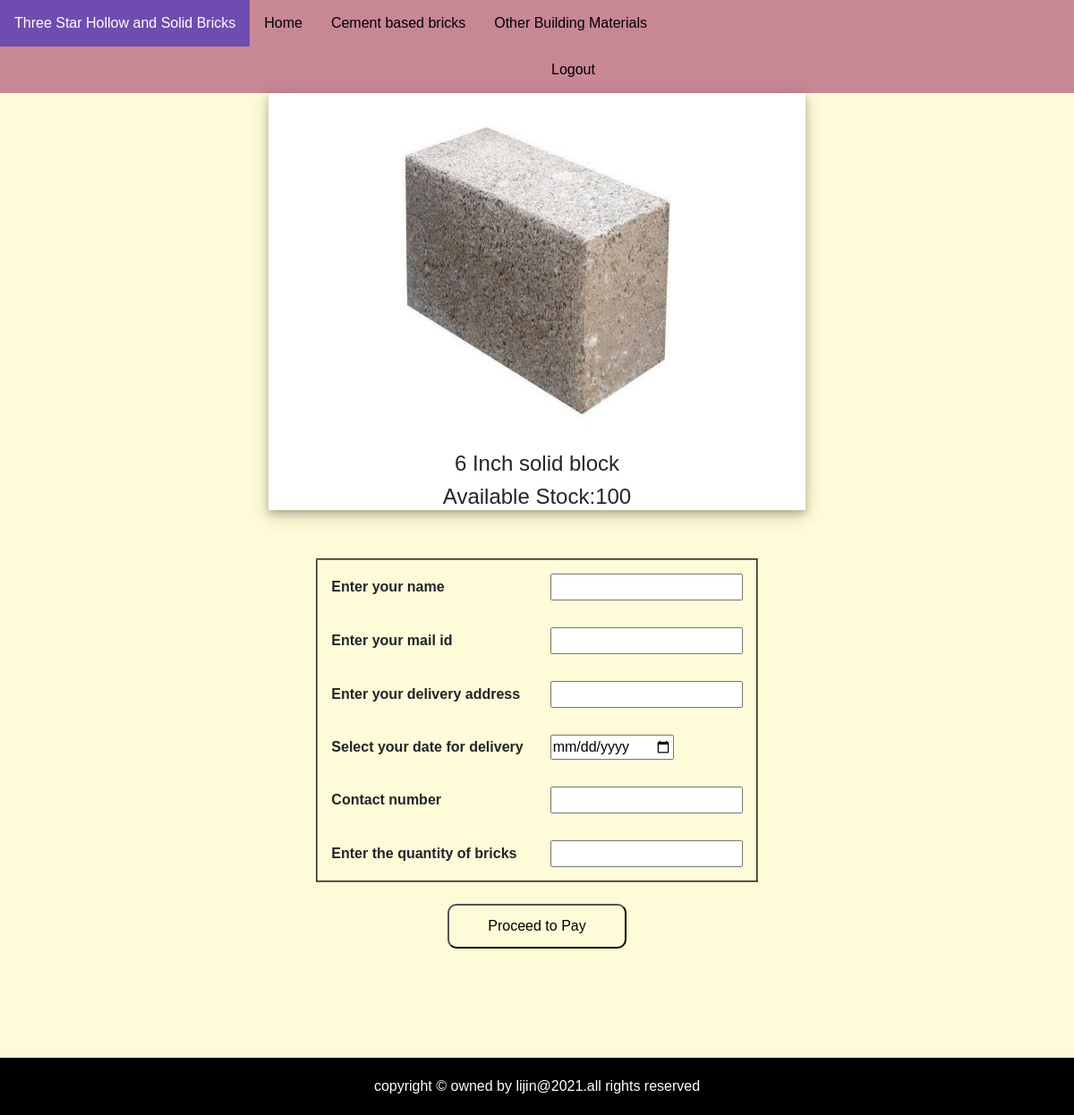
/bookproduct.php?i=44, run on the app's committed database.
### tables this page shows
CREATE TABLE `tbl_product` (
  `id` int(100) NOT NULL,
  `name` varchar(100) NOT NULL,
  `size` varchar(20) NOT NULL,
  `stock` int(30) NOT NULL,
  `price` int(20) NOT NULL,
  `imageurl` varchar(500) NOT NULL,
  `category` varchar(500) NOT NULL
);

### bookproduct.php (the view, shortened to what this page needs)
<?php
include 'connect.php';
?>
<!doctype html>
<html>
<head>
    <link href="https://cdn.jsdelivr.net/npm/bootstrap@5.1.3/dist/css/bootstrap.min.css" rel="stylesheet">
</head>
<link rel="stylesheet" type="text/css" href="style.css">
<body style="background-color: #fefbd8; text-align: center;">
    <div class="topnav">
        <ul>
            <li><a class="active" href="#">Three Star Hollow and Solid Bricks</a></li>
            <li><a href="index.PHP">Home</a></li>
            <div class="dropdown">
                <button class="dropbtn">Cement based bricks
                </button>
            </div>
            <li><a href="">Other Building Materials</a></li>
            <li><a class="log" href="login.php">Logout</a></li>
            <li><a href="profile.php"> <?php echo $_SESSION['userName']; ?> </a></li>
        </ul>
    </div>
    <?php
    $id = $_GET['i'];
    $sel = "select * from tbl_product where id='$id'";
    $res = mysqli_query($con, $sel);
    while ($ar = mysqli_fetch_array($res)) {
    ?>
        <center>
            <div class="polaroid"><img height="400" width="300" src="<?php echo $ar["imageurl"]; ?>">
                <h4><?php echo $ar["name"]; ?></h4>
                <h4>Available Stock:<?php echo $ar["stock"]; ?></h4>
        </center><br>
    <?php
    }
    ?>
    <form method="post" action="#">
        <center>
            <table border="2" cellspacing=10px cellpadding=15px>
                <tr>
                    <td><b>Enter your name</b></td>
                    <td>
                        <input type="text" id="name" name="name" onkeypress="return isalph(event)" required="">
                    </td>
                </tr>
                <tr>
                    <td><b>Enter your mail id</b></td>
                    <td>
                        <input type="email" id="email" name="email" onkeypress="return isalph(event)" required="">
                    </td>
                </tr>
                <tr>
                    <td><b>Enter your delivery address</b></td>
                    <td>
                        <input type="text" id="addres" name="addres" onkeypress="return isalph(event)" required="">
                    </td>
                <tr>
                    <td><b>Select your date for delivery</b></td>
                    <td>
                        <input type="date" name="date" min="<?php echo date('Y-m-d'); ?>" id="dat" required="">
                    </td>
                </tr>
                <tr>
                    <td><b>Contact number</b></td>
                    <td>
                        <input type="text" name="contactnumber" id="num" maxlength="10" onkeypress="return isnum(event)" required="">
                    </td>
                </tr>
                <tr>
                    <td><b>Enter the quantity of bricks</b></td>
                    <td>
                        <input type="number" name="amount" id="num" min="0" required="">
                    </td>
                </tr>
            </table><br>
            <button class="submit" type="submit" name="proceed" value="<?php echo $id; ?>" id="proceed" style="background-color:#fefbd8; height:50px; width:200px; border-radius:10px; ">Proceed to Pay</button>
    </form><br><br>
    <br><br>
    <div class="fixed-footer">
        <div align="center" class="container">
            <center>
                copyright &copy; owned by lijin@2021.all rights reserved
            </center>
        </div>
    </div>
</body>
</html>

### style.css (style rules this page uses)
body { margin:0; padding:0; background-color:white; }
table td { padding: 15px; }
.log { margin-left:600px; }
.topnav ul { list-style-type: none; margin:0; padding:0; overflow: hidden; background-color:#c88794; text-color:rgb(0, 0, 0); }
.topnav li { float: left; }
.topnav li a { display: block; color: #000000; text-align: center; padding: 14px 16px; text-decoration: none; }
.topnav .active { background-color: #6f4caf; }
* { box-sizing: border-box }
body { font-family: Verdana, sans-serif; margin:0 }
img { vertical-align: middle; }
.active, .dot:hover { background-color: #717171; }
.fixed-footer { margin-bottom: 0px; color: white; background-color: black; margin-top:50px; padding-top:10px; padding-bottom:10px; position:relative; }
.dropdown { float: left; overflow: hidden; }
.dropdown .dropbtn { font-size: 16px; border: none; outline: none; color:black; padding: 14px 16px; background-color: inherit; font-family: inherit; margin: 0; }

### bookproduct.php (style rules this page uses)
div.polaroid { width: 50%; background-color: white; box-shadow: 0 4px 8px 0 rgba(0, 0, 0, 0.2), 0 6px 20px 0 rgba(0, 0, 0, 0.19); margin-bottom: 30px; }
div.container { text-align: center; padding: 10px 20px; }

### data on the page
tbl_product: imageurl (picture), name "6 Inch solid block", stock "100"
